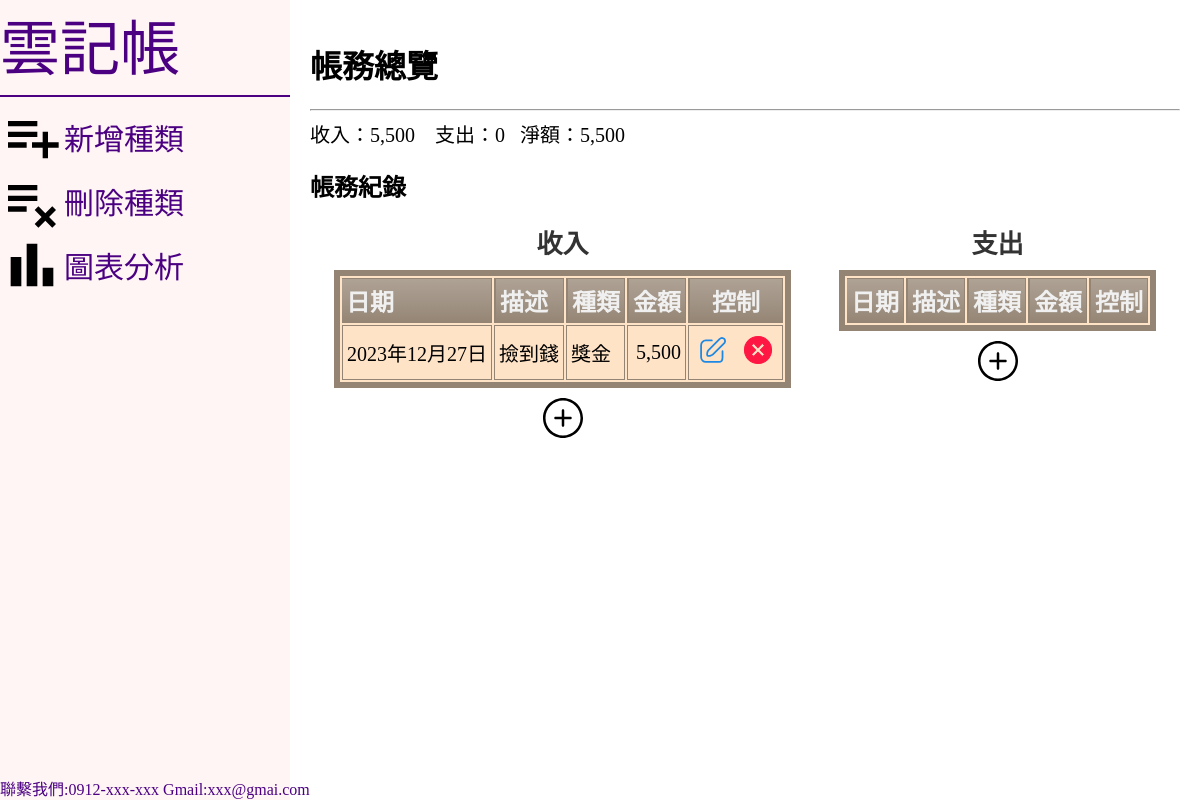
Page /index/ (signed in) on the earlier database version.
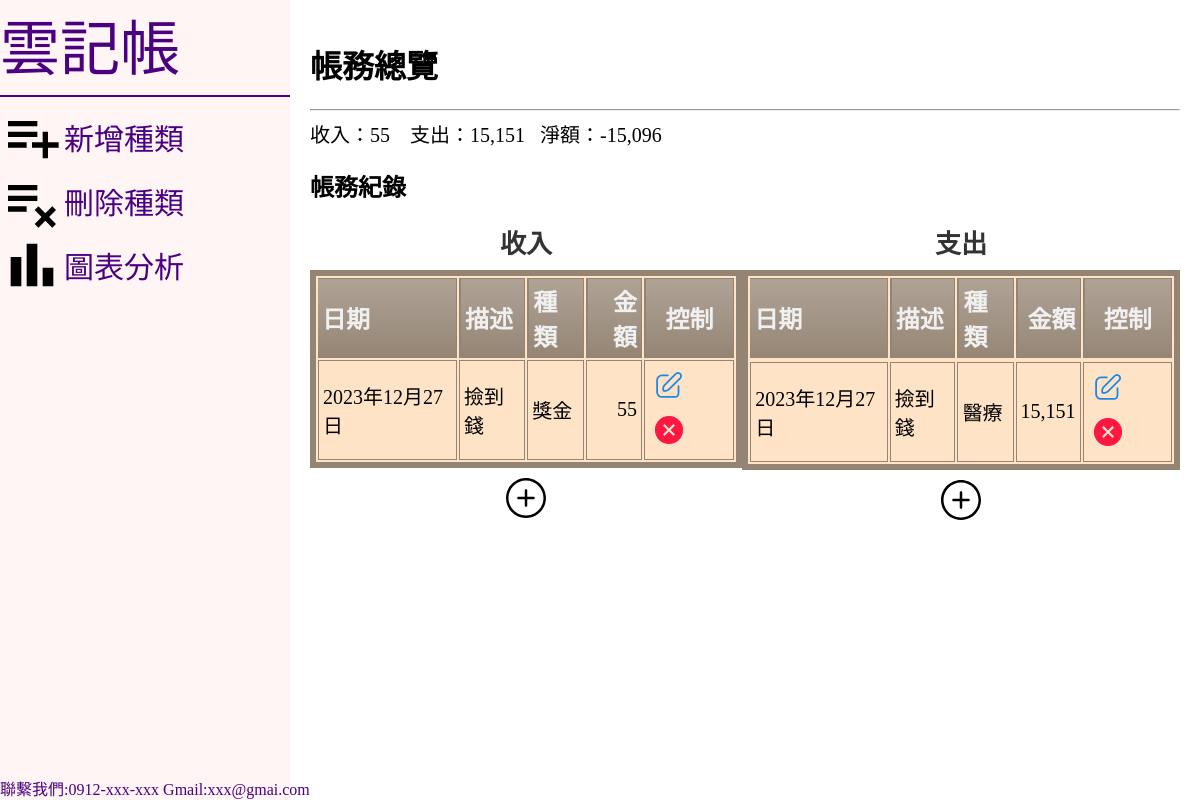
Same page on the later database version.
### projectapp/models.py (models this page shows, shortened)
class Record_R1(models.Model):
    user=ForeignKey(User,on_delete=models.CASCADE,null=True)
    date 	= DateField()
    description = CharField(max_length=300,null=True)
    categoryR 	= CharField(max_length=50)
    cash 	= IntegerField()
    is_settled = models.BooleanField(default=False)  # 新增用來標記是否已經結算的欄位

class Record_E1(models.Model):
    user=ForeignKey(User,on_delete=models.CASCADE,null=True)
    date 	= DateField()
    description = CharField(max_length=300,null=True)
    categoryE 	= CharField(max_length=50)
    cash 	= IntegerField()
    is_settled = models.BooleanField(default=False)  # 新增用來標記是否已經結算的欄位

### projectapp/views.py (the view)
# urls.py: path('index/',views.recordall_and_cashflow,name='index'),
@login_required
def recordall_and_cashflow(request):
    corrent_user=request.user
    recordAllE=Record_E1.objects.filter(user=corrent_user).order_by('date')
    recordAllR=Record_R1.objects.filter(user=corrent_user).order_by('date')
    income_list=[record.cash for record in recordAllR]
    outcome_list=[record.cash for record in recordAllE]
    income=sum(income_list) if len(income_list)!=0 else 0
    outcome=sum(outcome_list) if len(outcome_list)!=0 else 0
    net = income -outcome
    return render(request,'index.html',locals())

### templates/index.html (shortened to what this page needs)
<!DOCTYPE html>
<html lang="en">
<head>
  <link rel="stylesheet" href="/static/css/index.css">
</head>
<body>
  <div class="container">
    <div class="left-box">
      <div class="listtitle">雲記帳</div>
      <hr>
      <div class="list">
        <a href="/addcategory">
          <img src="/static/img/playlist_add_FILL0_wght400_GRAD0_opsz24.svg" alt="">
          <span>新增種類</span>
        </a>
        <a href="/delcategory">
          <img src="/static/img/playlist_remove_FILL0_wght400_GRAD0_opsz24.svg" alt="">
          <span>刪除種類</span>
        </a>
        <a href="/charts">
          <img src="/static/img/bar_chart_FILL0_wght400_GRAD0_opsz24.svg" alt="">
          <span>圖表分析</span>
        </a>
      </div>
      <div class="content">
        聯繫我們:0912-xxx-xxx
        Gmail:xxx@gmai.com
      </div>
    </div>
    <div class="right-text">
      <h1>帳務總覽</h1>
      <hr>
      <div class="incomeEP">
        收入：<span class="thousand-separator">{{ income }}</span> &nbsp;&nbsp;
        支出：<span class="thousand-separator">{{ outcome }} </span>&nbsp;&nbsp;
        淨額：<span class="thousand-separator">{{ net }}</span>
      </div>
      <h2>帳務紀錄</h2>
      <div class="table-all">
        <div>
          <table class="cinereousTable">
            <caption>收入</caption>
            <thead>
              <tr>
                <th>日期</th>
                <th>描述</th>
                <th>種類</th>
                <th style="text-align: right;">金額</th>
                <th style="text-align: center;">控制</th>
              </tr>
            </thead>
            {% for record in recordAllR %}
            <tr>
              <td>{{ record.date }}</td>
              <td>{{ record.description }}</td>
              <td>{{ record.categoryR }}</td>
              <td class="thousand-separator" style="text-align: right;">{{ record.cash }}</td>
              <td>
                <a href="{% url 'editRr' record.id %}"><img src="/static/img/edit.svg" alt="編輯"></a>
                <a href="{% url 'delRr' record.id %}"><img src="/static/img/cancel-svgrepo-com.svg" alt="刪除"></a>
              </td>
            </tr>
            {% endfor %}
          </table>
          <div style="text-align: center;margin-top:10px">
          <a style="margin-top:10px;" href="/addRrecord">
            <img src="/static/img/plus-circle-svgrepo-com.svg" alt="">
          </a>
        </div>
        </div>
        <div>
          <table class="cinereousTable">
            <caption>支出</caption>
            <thead>
              <th>日期</th>
              <th>描述</th>
              <th>種類</th>
              <th style="text-align: right;">金額</th>
              <th style="text-align: center;">控制</th>
              {% for record in recordAllE %}
            </thead>
            <td>{{ record.date }}</td>
            <td>{{ record.description }}</td>
            <td>{{ record.categoryE }}</td>
            <td class="thousand-separator" style="text-align: right;">{{ record.cash }}</td>
            <td>
              <a href="{% url 'editEr' record.id %}"><img src="/static/img/edit.svg" alt="編輯"></a>
              <a href="{% url 'delEr' record.id %}"><img src="/static/img/cancel-svgrepo-com.svg" alt="刪除"></a>
            </td>
            {% endfor %}
          </table>
          <div style="text-align: center; margin-top:10px">
          <a style="color:black;text-decoration: none;" href="/addErecord">
            <img src="/static/img/plus-circle-svgrepo-com.svg" alt="">
          </a>
        </div>
        </div>
      </div>
    </div>
  </div>
</body>
</html>

### static/css/index.css (style rules this page uses)
body { margin: 0; padding: 0; }
.container { display: flex; width: 100vw; height: 100vh; }
.left-box { width: 25%; background-color: #fff5f5; }
.left-box .list span { color: #4b0082; }
.left-box .list a { color: #4b0082; text-decoration: none; font-size:30px; display: flex; align-items: center; }
.listtitle { color: #4b0082; font-size: 60px; text-align: left; }
.content { position: absolute; color:#4b0082; bottom:0; }
.left-box hr { border: 1px solid #4b0082; }
.right-text { width: 75%; padding: 20px; overflow-y: auto; }
.incomeEP { color:black; font-size: 20px; }
.table-all { display:flex; justify-content: space-around; }
.table-all caption { font-size: 26px; font-weight: bold; color: #333; margin-bottom: 10px; }
.table-all img { text-align: center; }
.thousand-separator { text-align: right; }
table.cinereousTable { border: 6px solid #948473; background-color: #FFE3C6; width: 100%; }
table.cinereousTable td, table.cinereousTable th { border: 1px solid #948473; padding: 4px 4px; }
table.cinereousTable tbody td { font-size: 20px; padding: 4px; }
table.cinereousTable thead { background: #948473; background: -moz-linear-gradient(top, #afa396 0%, #9e9081 66%, #948473 100%); background: -webkit-linear-gradient(top, #afa396 0%, #9e9081 66%, #948473 100%); background: linear-gradient(to bottom, #afa396 0%, #9e9081 66%, #948473 100%); }
table.cinereousTable thead th { font-size: 24px; font-weight: bold; color: #F0F0F0; text-align: left; border-left: 2px solid #948473; }
table.cinereousTable thead th:first-child { border-left: none; }

Differences in the rows shown:
changed Record_R1 "撿到錢": cash "5,500" → "55"
added Record_E1: date "2023年12月27日", description "撿到錢", categoryE "醫療", cash "15,151"
Other differences:
{{ income }}: "5,500" → "55"
{{ outcome }}: "0" → "15,151"
{{ net }}: "5,500" → "-15,096"
